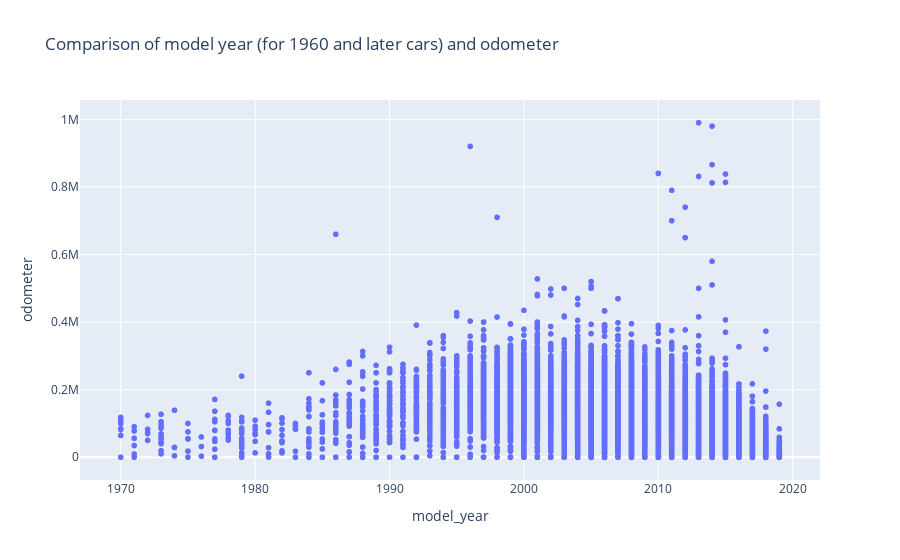

The notebook cell this image was saved under:
### Markdown cell above
### 4. VISUALIZATIONS

### Code cell
df_filtered = new_df[new_df['model_year'] >= 1960] #added a filter with models after 1960 only
#scatter graph comparing amount of km. run for each car and price list
fig3 = px.scatter(df_filtered, x='model_year', y='odometer', title="Comparison of model year (for 1960 and later cars) and odometer")
fig3.show()

### Figure 1 — Plotly figure (JSON) as saved in the notebook; plotly's stock layout.template omitted (floating-point values rounded to 4 significant figures; data arrays with more than 128 entries replaced by an {"elided": "..."} marker saying what was removed)
{"data": [{"hovertemplate": "model_year=%{x}<br>odometer=%{y}<extra></extra>", "legendgroup": "", "marker": {"color": "#636efa", "symbol": "circle"}, "mode": "markers", "name": "", "showlegend": false, "type": "scattergl", "x": {"elided": "50522 int values"}, "xaxis": "x", "y": {"elided": "50522 int values"}, "yaxis": "y"}], "layout": {"legend": {"tracegroupgap": 0}, "title": {"text": "Comparison of model year (for 1960 and later cars) and odometer"}, "xaxis": {"anchor": "y", "domain": [0, 1], "title": {"text": "model_year"}}, "yaxis": {"anchor": "x", "domain": [0, 1], "title": {"text": "odometer"}}}}
